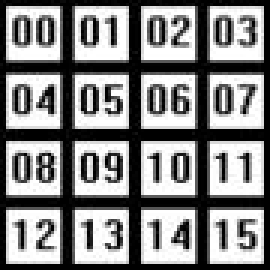
#> input picture images/core.jpg, 90 x 90 px (shown 3 times larger)
$ jupyter execute Tesseract.ipynb
#> lines starting #> are read from the running program, lines starting #| are printed output that depends on the picture; after the words box and inside, x2 and y2 are one past the last pixel; in counts of white or black regions, pixels touching at a corner belong together
[cell 1]
import pytesseract
import cv2
img = cv2.imread('images/core.jpg')
#> img is the input picture: shape (90, 90, 3); min 0, max 255, mean 133.9

img = cv2.resize(img, None, None, 4, 4, interpolation=cv2.INTER_CUBIC)
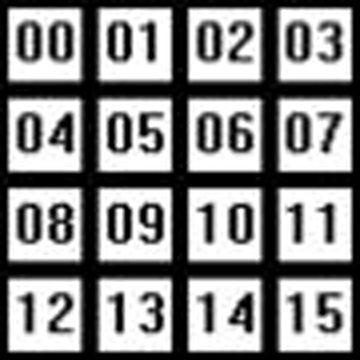
#> img: shape (360, 360, 3); min 0, max 255, mean 134.1
#img = cv2.GaussianBlur(img, (3, 3), 0)
#bin = cv2.adaptiveThreshold(cv2.cvtColor(img, cv2.COLOR_BGR2GRAY), 255, cv2.ADAPTIVE_THRESH_GAUSSIAN_C, cv2.THRESH_BINARY,11, 2)
_, bin =cv2.threshold(img, 200, 255, cv2.THRESH_BINARY)
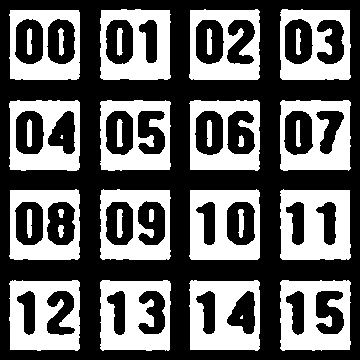
#> bin: shape (360, 360, 3); 40.7% white; 34 white regions (2 under 20 px), largest, box (x1, y1, x2, y2) and area: (280, 189, 351, 260) 3820, (100, 280, 171, 351) 3592, (9, 280, 80, 351) 3571
kernel = cv2.getStructuringElement(cv2.MORPH_RECT,(3,3))
mask1 = cv2.morphologyEx(bin, cv2.MORPH_DILATE, kernel)
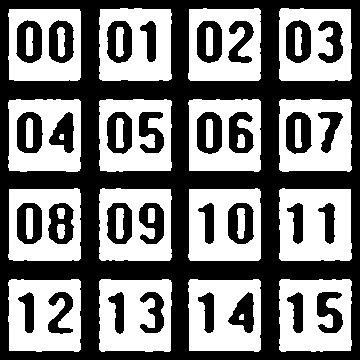
#> mask1: shape (360, 360, 3); 49.1% white; 34 white regions, largest, box (x1, y1, x2, y2) and area: (279, 188, 352, 261) 4372, (99, 279, 172, 352) 4229, (8, 279, 81, 352) 4219
canny = cv2.Canny(mask1, 100, 200)
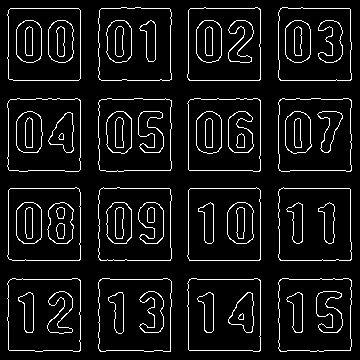
#> canny: shape (360, 360); 7.4% white in thin lines or dots
cv2.imshow('Result', canny)
config = r'-c tessedit_char_whitelist=0123456789 --psm 6'
print(pytesseract.image_to_string(canny, lang="eng", config=config))
#> (this line was passed over: pytesseract is not available in this run)
cv2.waitKey(0)
cv2.destroyAllWindows()

$ run again, with images/MachineLearnings.jpg copied over images/core.jpg
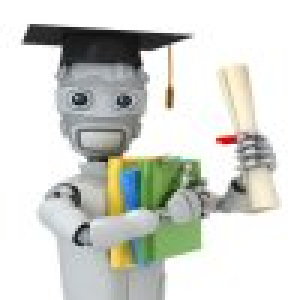
#> input picture images/MachineLearnings.jpg, 100 x 100 px (shown 3 times larger)
#> img is the input picture: shape (100, 100, 3); mean B, G, R 207.2, 213.2, 210.9
#> img: shape (400, 400, 3)
#> `mask1 = cv2.morphologyEx(bin, cv2.MORPH_DILATE, kernel)`:
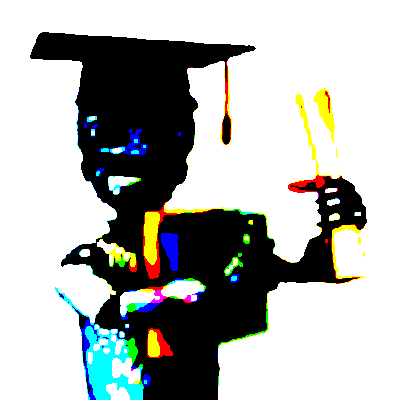
#> mask1: shape (400, 400, 3); mean B, G, R 175, 178.2, 175.2
#> `canny = cv2.Canny(mask1, 100, 200)`:
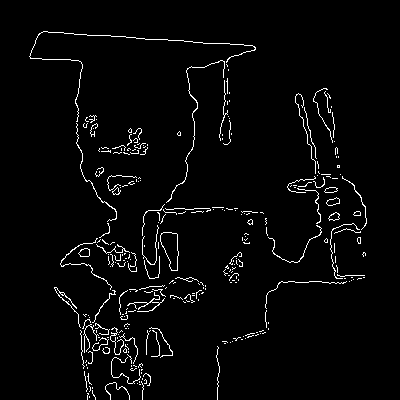
#> canny: shape (400, 400); 3% white in thin lines or dots, all inside (x1, y1, x2, y2) = (29, 31, 367, 400)
